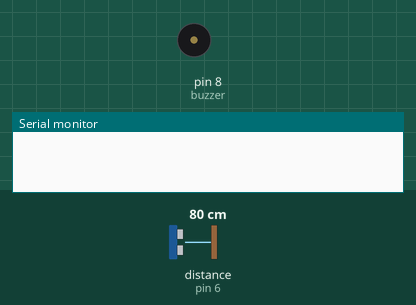
The sketch below on a simulated Arduino Uno, built with avr-gcc and run on an emulated ATmega328P. Shown: buzzer (waves = sounding), the last lines printed to the serial monitor. Wiring (inferred from the names in the program): ultrasonic range finder: trigger pin 7; echo pin 6. The inputs (shaded band) are chosen by the test bench; at power-on: distance to the obstacle (sensor on pin 6) 80 cm. The echo pulse lasts 58.3 µs per cm; the board resets itself during the run and starts again.

Above: at 0.1 s.
At 124.8 s:
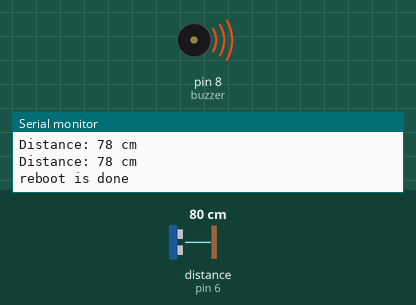
Timing chart, 0 to 127.2 s (numbered marks = the images above):
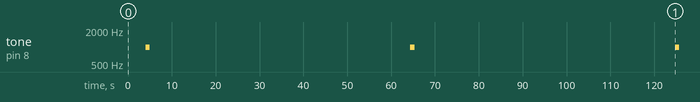

The sketch:

watchdog_timer.ino
```cpp
/* O συγκεκριμένος κώδικας χρησιμοποιεί την λογική του watchdog
 * προκειμένου να θέσει το arduino σε κατάσταση αυτόματου reboot.
 * Χρησιμοποίησα έναν αισθητήρα απόστασης ο οποίος παίρνει διαφορετικές
 * μετρήσεις.Θέτω τον timer του watchdog στα 4s.Αν δεν επιστραφεί reset(απάντηση
 * από το watchdog) μέσα σε αυτό το χρονικό περιθώριο από την αρχή της εκτέλεσης του
 * κώδικα τότε το arduino μεταβαίνεi σε κατάσταση reboot. Με την εντολή While(1) εγκλωβίζω
 * την εκτελέση του προγραμμάτος σε μιά ατέρμονη λούπα επίτηδες προκειμένου να δουλέψει το
 * watchdog και να πάμε σε αυτόματο reboot μετά τις 50 μετρήσεις του αισθητήρα.
 */
#include <avr/wdt.h>

#define echoPin 6 // echo Pin at pin 6
#define trigPin 7 // trigger Pin at 7

void buzzer1();
void readUltrasonicDistance();

long duration;
int distance;
int i;
const int buzzer = 8;

void setup(){
  Serial.begin(9600);

  pinMode(trigPin, OUTPUT);
  pinMode(echoPin, INPUT);
  pinMode(buzzer, OUTPUT);


 wdt_disable();  //Disable watchdog
 delay(2000);


  // delay a bit more so it is clear we are done with setup
 delay(2000);
 Serial.println("reboot is done");
 buzzer1(); // warning sound
 wdt_enable(WDTO_4S); // watchdog timer with 4 Seconds time out


}

void loop() {


 for (int i=0; i<50; i++){
     readUltrasonicDistance();
     delay(1000);
     wdt_reset();
}
while(1){}
}

void buzzer1(){
    tone(buzzer, 1000); // Send 1KHz sound signal
    delay(1000);
    noTone(buzzer);     // Stop sound
    delay(1000);
}

void readUltrasonicDistance(){
digitalWrite(trigPin, LOW);
delayMicroseconds(2);
// Sets the trigPin HIGH (ACTIVE) for 10 microseconds
digitalWrite(trigPin, HIGH);
delayMicroseconds(10);
digitalWrite(trigPin, LOW);
// Reads the echoPin, returns the sound wave travel time in microseconds
duration = pulseIn(echoPin, HIGH);
// Calculating the distance
distance = duration * 0.034 / 2; // Speed of sound wave divided by 2 (go and back)
// Displays the distance on the Serial Monitor
Serial.print("Distance: ");
Serial.print(distance);
Serial.println(" cm");
}
```
